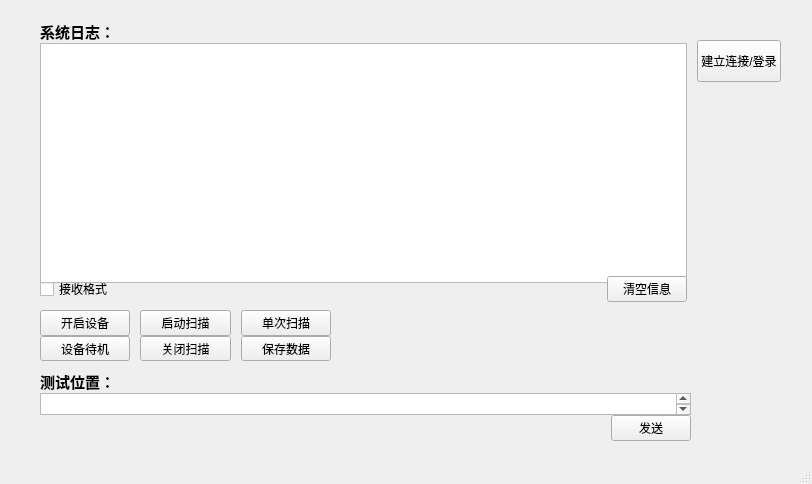
<?xml version="1.0" encoding="UTF-8"?>
<ui version="4.0">
 <class>tcpSocket</class>
 <widget class="QMainWindow" name="tcpSocket">
  <property name="enabled">
   <bool>true</bool>
  </property>
  <property name="geometry">
   <rect>
    <x>0</x>
    <y>0</y>
    <width>812</width>
    <height>484</height>
   </rect>
  </property>
  <property name="sizePolicy">
   <sizepolicy hsizetype="Preferred" vsizetype="Preferred">
    <horstretch>0</horstretch>
    <verstretch>0</verstretch>
   </sizepolicy>
  </property>
  <property name="minimumSize">
   <size>
    <width>812</width>
    <height>484</height>
   </size>
  </property>
  <property name="maximumSize">
   <size>
    <width>812</width>
    <height>484</height>
   </size>
  </property>
  <property name="sizeIncrement">
   <size>
    <width>0</width>
    <height>0</height>
   </size>
  </property>
  <property name="windowTitle">
   <string>MainWindow</string>
  </property>
  <widget class="QWidget" name="centralwidget">
   <widget class="QWidget" name="layoutWidget">
    <property name="geometry">
     <rect>
      <x>40</x>
      <y>310</y>
      <width>291</width>
      <height>51</height>
     </rect>
    </property>
    <layout class="QGridLayout" name="gridLayout">
     <property name="horizontalSpacing">
      <number>10</number>
     </property>
     <property name="verticalSpacing">
      <number>0</number>
     </property>
     <item row="0" column="0">
      <widget class="QPushButton" name="pushButton_openLiDAR">
       <property name="sizePolicy">
        <sizepolicy hsizetype="Minimum" vsizetype="Minimum">
         <horstretch>0</horstretch>
         <verstretch>0</verstretch>
        </sizepolicy>
       </property>
       <property name="text">
        <string>开启设备</string>
       </property>
      </widget>
     </item>
     <item row="0" column="2">
      <widget class="QPushButton" name="pushButton_startScan">
       <property name="sizePolicy">
        <sizepolicy hsizetype="Minimum" vsizetype="Minimum">
         <horstretch>0</horstretch>
         <verstretch>0</verstretch>
        </sizepolicy>
       </property>
       <property name="text">
        <string>启动扫描</string>
       </property>
      </widget>
     </item>
     <item row="0" column="4">
      <widget class="QPushButton" name="pushButton_singleScan">
       <property name="sizePolicy">
        <sizepolicy hsizetype="Minimum" vsizetype="Minimum">
         <horstretch>0</horstretch>
         <verstretch>0</verstretch>
        </sizepolicy>
       </property>
       <property name="text">
        <string>单次扫描</string>
       </property>
      </widget>
     </item>
     <item row="1" column="0">
      <widget class="QPushButton" name="pushButton_stopLiDAR">
       <property name="sizePolicy">
        <sizepolicy hsizetype="Minimum" vsizetype="Minimum">
         <horstretch>0</horstretch>
         <verstretch>0</verstretch>
        </sizepolicy>
       </property>
       <property name="text">
        <string>设备待机</string>
       </property>
      </widget>
     </item>
     <item row="1" column="2">
      <widget class="QPushButton" name="pushButton_stopScan">
       <property name="sizePolicy">
        <sizepolicy hsizetype="Minimum" vsizetype="Minimum">
         <horstretch>0</horstretch>
         <verstretch>0</verstretch>
        </sizepolicy>
       </property>
       <property name="text">
        <string>关闭扫描</string>
       </property>
      </widget>
     </item>
     <item row="1" column="4">
      <widget class="QPushButton" name="pushButton_saveDataToFile">
       <property name="sizePolicy">
        <sizepolicy hsizetype="Minimum" vsizetype="Minimum">
         <horstretch>0</horstretch>
         <verstretch>0</verstretch>
        </sizepolicy>
       </property>
       <property name="text">
        <string>保存数据</string>
       </property>
      </widget>
     </item>
    </layout>
   </widget>
   <widget class="QWidget" name="layoutWidget">
    <property name="geometry">
     <rect>
      <x>40</x>
      <y>370</y>
      <width>651</width>
      <height>71</height>
     </rect>
    </property>
    <layout class="QVBoxLayout" name="test">
     <property name="spacing">
      <number>0</number>
     </property>
     <item>
      <layout class="QVBoxLayout" name="verticalLayout_2">
       <item>
        <widget class="QLabel" name="label_rizhi_3">
         <property name="text">
          <string>&lt;html&gt;&lt;head/&gt;&lt;body&gt;&lt;p&gt;&lt;span style=&quot; font-size:11pt; font-weight:700;&quot;&gt;测试位置：&lt;/span&gt;&lt;/p&gt;&lt;/body&gt;&lt;/html&gt;</string>
         </property>
         <property name="alignment">
          <set>Qt::AlignLeading|Qt::AlignLeft|Qt::AlignVCenter</set>
         </property>
        </widget>
       </item>
       <item>
        <widget class="QTextEdit" name="textEdit_sendData"/>
       </item>
      </layout>
     </item>
     <item>
      <layout class="QHBoxLayout" name="horizontalLayout">
       <item>
        <spacer name="horizontalSpacer">
         <property name="orientation">
          <enum>Qt::Horizontal</enum>
         </property>
         <property name="sizeHint" stdset="0">
          <size>
           <width>40</width>
           <height>20</height>
          </size>
         </property>
        </spacer>
       </item>
       <item>
        <widget class="QPushButton" name="pushButton_send">
         <property name="text">
          <string>发送</string>
         </property>
        </widget>
       </item>
      </layout>
     </item>
    </layout>
   </widget>
   <widget class="QWidget" name="layoutWidget">
    <property name="geometry">
     <rect>
      <x>40</x>
      <y>20</y>
      <width>741</width>
      <height>282</height>
     </rect>
    </property>
    <layout class="QHBoxLayout" name="horizontalLayout_3">
     <property name="spacing">
      <number>10</number>
     </property>
     <property name="sizeConstraint">
      <enum>QLayout::SetDefaultConstraint</enum>
     </property>
     <item>
      <layout class="QVBoxLayout" name="verticalLayout_3">
       <property name="spacing">
        <number>0</number>
       </property>
       <item>
        <layout class="QVBoxLayout" name="verticalLayout">
         <property name="spacing">
          <number>0</number>
         </property>
         <item>
          <widget class="QLabel" name="label_rizhi">
           <property name="text">
            <string>&lt;html&gt;&lt;head/&gt;&lt;body&gt;&lt;p&gt;&lt;span style=&quot; font-size:11pt; font-weight:700;&quot;&gt;系统日志：&lt;/span&gt;&lt;/p&gt;&lt;/body&gt;&lt;/html&gt;</string>
           </property>
           <property name="alignment">
            <set>Qt::AlignLeading|Qt::AlignLeft|Qt::AlignVCenter</set>
           </property>
          </widget>
         </item>
         <item>
          <widget class="QTextEdit" name="textEdit_receiveData">
           <property name="sizePolicy">
            <sizepolicy hsizetype="Preferred" vsizetype="Preferred">
             <horstretch>0</horstretch>
             <verstretch>0</verstretch>
            </sizepolicy>
           </property>
           <property name="minimumSize">
            <size>
             <width>0</width>
             <height>240</height>
            </size>
           </property>
           <property name="readOnly">
            <bool>true</bool>
           </property>
          </widget>
         </item>
        </layout>
       </item>
       <item>
        <layout class="QHBoxLayout" name="horizontalLayout_2">
         <item>
          <widget class="QCheckBox" name="checkBox_isHex">
           <property name="text">
            <string>接收格式</string>
           </property>
          </widget>
         </item>
         <item>
          <spacer name="horizontalSpacer_2">
           <property name="orientation">
            <enum>Qt::Horizontal</enum>
           </property>
           <property name="sizeHint" stdset="0">
            <size>
             <width>0</width>
             <height>20</height>
            </size>
           </property>
          </spacer>
         </item>
         <item>
          <widget class="QPushButton" name="pushButton_clean">
           <property name="text">
            <string>清空信息</string>
           </property>
          </widget>
         </item>
        </layout>
       </item>
      </layout>
     </item>
     <item>
      <layout class="QVBoxLayout" name="verticalLayout_4">
       <item>
        <spacer name="verticalSpacer_2">
         <property name="orientation">
          <enum>Qt::Vertical</enum>
         </property>
         <property name="sizeType">
          <enum>QSizePolicy::Maximum</enum>
         </property>
         <property name="sizeHint" stdset="0">
          <size>
           <width>20</width>
           <height>20</height>
          </size>
         </property>
        </spacer>
       </item>
       <item>
        <widget class="QPushButton" name="pushButton_buildConnect">
         <property name="sizePolicy">
          <sizepolicy hsizetype="Minimum" vsizetype="Minimum">
           <horstretch>0</horstretch>
           <verstretch>0</verstretch>
          </sizepolicy>
         </property>
         <property name="minimumSize">
          <size>
           <width>0</width>
           <height>0</height>
          </size>
         </property>
         <property name="text">
          <string>建立连接/登录</string>
         </property>
        </widget>
       </item>
       <item>
        <spacer name="verticalSpacer">
         <property name="orientation">
          <enum>Qt::Vertical</enum>
         </property>
         <property name="sizeType">
          <enum>QSizePolicy::Preferred</enum>
         </property>
         <property name="sizeHint" stdset="0">
          <size>
           <width>20</width>
           <height>220</height>
          </size>
         </property>
        </spacer>
       </item>
      </layout>
     </item>
    </layout>
   </widget>
  </widget>
  <widget class="QMenuBar" name="menubar">
   <property name="geometry">
    <rect>
     <x>0</x>
     <y>0</y>
     <width>812</width>
     <height>17</height>
    </rect>
   </property>
  </widget>
  <widget class="QStatusBar" name="statusbar"/>
 </widget>
 <resources/>
 <connections/>
</ui>
